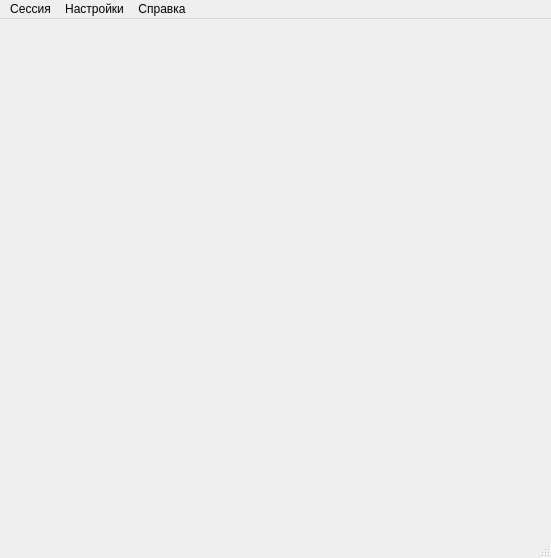
<?xml version="1.0" encoding="UTF-8"?>
<ui version="4.0">
 <class>CMainWindow</class>
 <widget class="QMainWindow" name="CMainWindow">
  <property name="geometry">
   <rect>
    <x>0</x>
    <y>0</y>
    <width>551</width>
    <height>558</height>
   </rect>
  </property>
  <property name="windowTitle">
   <string>Самсон-СФР-ЭЛН</string>
  </property>
  <property name="windowIcon">
   <iconset resource="../../../s11main.qrc">
    <normaloff>:/icons/Icon2.png</normaloff>:/icons/Icon2.png</iconset>
  </property>
  <widget class="CMdiArea" name="centralwidget"/>
  <widget class="QMenuBar" name="menubar">
   <property name="geometry">
    <rect>
     <x>0</x>
     <y>0</y>
     <width>551</width>
     <height>21</height>
    </rect>
   </property>
   <widget class="QMenu" name="menuPreferences">
    <property name="title">
     <string>Настройки</string>
    </property>
    <addaction name="actConnection"/>
    <addaction name="separator"/>
    <addaction name="actAppPreferences"/>
    <addaction name="actDecor"/>
   </widget>
   <widget class="QMenu" name="menuFile">
    <property name="title">
     <string>Сессия</string>
    </property>
    <addaction name="actLogin"/>
    <addaction name="actLogout"/>
    <addaction name="separator"/>
    <addaction name="actQuit"/>
    <addaction name="separator"/>
   </widget>
   <widget class="QMenu" name="menu">
    <property name="title">
     <string>Справка</string>
    </property>
    <addaction name="actAbout"/>
    <addaction name="actAboutQt"/>
   </widget>
   <addaction name="menuFile"/>
   <addaction name="menuPreferences"/>
   <addaction name="menu"/>
  </widget>
  <widget class="QStatusBar" name="statusbar"/>
  <action name="actLogin">
   <property name="text">
    <string>Подключиться к базе данных</string>
   </property>
  </action>
  <action name="actQuit">
   <property name="text">
    <string>Закрыть программу</string>
   </property>
  </action>
  <action name="actLogout">
   <property name="text">
    <string>Отключиться от базы данных</string>
   </property>
  </action>
  <action name="actConnection">
   <property name="text">
    <string>База данных</string>
   </property>
  </action>
  <action name="actDecor">
   <property name="text">
    <string>Внешний вид</string>
   </property>
  </action>
  <action name="actAppPreferences">
   <property name="text">
    <string>Умолчания</string>
   </property>
  </action>
  <action name="actAbout">
   <property name="text">
    <string>О програме</string>
   </property>
   <property name="menuRole">
    <enum>QAction::AboutRole</enum>
   </property>
  </action>
  <action name="actAboutQt">
   <property name="text">
    <string>O Qt</string>
   </property>
   <property name="menuRole">
    <enum>QAction::AboutQtRole</enum>
   </property>
  </action>
 </widget>
 <customwidgets>
  <customwidget>
   <class>CMdiArea</class>
   <extends>QWidget</extends>
   <header>library/MdiArea.h</header>
   <container>1</container>
  </customwidget>
 </customwidgets>
 <resources>
  <include location="../../../s11main.qrc"/>
 </resources>
 <connections/>
</ui>
